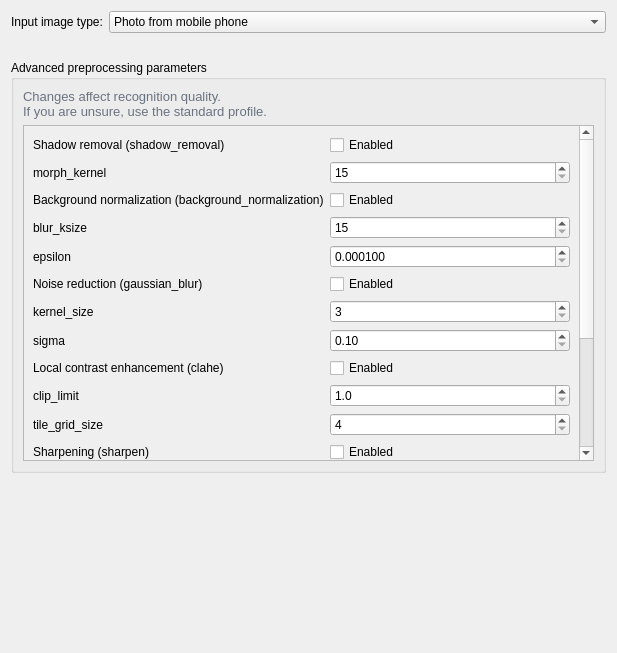
<?xml version="1.0" encoding="UTF-8"?>
<ui version="4.0">
 <class>PreprocessSettingsPane</class>
 <widget class="QWidget" name="PreprocessSettingsPane">
  <property name="geometry">
   <rect>
    <x>0</x>
    <y>0</y>
    <width>617</width>
    <height>653</height>
   </rect>
  </property>
  <layout class="QVBoxLayout" name="verticalLayoutRoot">
   <item>
    <layout class="QFormLayout" name="formLayoutPreproc">
     <item row="0" column="0">
      <widget class="QLabel" name="lblPreprocessProfile">
       <property name="text">
        <string>Input image type:</string>
       </property>
      </widget>
     </item>
     <item row="0" column="1">
      <widget class="QComboBox" name="comboPreprocessProfile">
       <item>
        <property name="text">
         <string>Photo from mobile phone</string>
        </property>
       </item>
       <item>
        <property name="text">
         <string>Scanner image</string>
        </property>
       </item>
       <item>
        <property name="text">
         <string>Low quality</string>
        </property>
       </item>
       <item>
        <property name="text">
         <string>Automatic analyzer</string>
        </property>
       </item>
      </widget>
     </item>
     <item row="1" column="0" colspan="2">
      <widget class="QLabel" name="lblPreprocessDescription">
       <property name="styleSheet">
        <string notr="true">color: #6b7280; font-size: 10pt;</string>
       </property>
       <property name="text">
        <string/>
       </property>
       <property name="wordWrap">
        <bool>true</bool>
       </property>
      </widget>
     </item>
    </layout>
   </item>
   <item>
    <widget class="QGroupBox" name="groupAdvanced">
     <property name="title">
      <string>Advanced preprocessing parameters</string>
     </property>
     <layout class="QVBoxLayout" name="layoutAdvancedOuter">
      <item>
       <widget class="QLabel" name="lblAdvancedHint">
        <property name="styleSheet">
         <string notr="true">color: #6b7280; font-size: 10pt;</string>
        </property>
        <property name="text">
         <string>Changes affect recognition quality.
If you are unsure, use the standard profile.</string>
        </property>
        <property name="wordWrap">
         <bool>true</bool>
        </property>
       </widget>
      </item>
      <item>
       <widget class="QScrollArea" name="scrollAdvanced">
        <property name="widgetResizable">
         <bool>true</bool>
        </property>
        <widget class="QWidget" name="scrollAdvancedContents">
         <property name="geometry">
          <rect>
           <x>0</x>
           <y>0</y>
           <width>559</width>
           <height>624</height>
          </rect>
         </property>
         <layout class="QFormLayout" name="formLayoutAdvanced">
          <item row="0" column="0">
           <widget class="QLabel" name="lblShadow">
            <property name="text">
             <string>Shadow removal (shadow_removal)</string>
            </property>
           </widget>
          </item>
          <item row="0" column="1">
           <widget class="QCheckBox" name="chkShadowEnabled">
            <property name="text">
             <string>Enabled</string>
            </property>
           </widget>
          </item>
          <item row="1" column="0">
           <widget class="QLabel" name="lblShadowKernel">
            <property name="text">
             <string>morph_kernel</string>
            </property>
           </widget>
          </item>
          <item row="1" column="1">
           <widget class="QSpinBox" name="spinShadowMorphKernel">
            <property name="minimum">
             <number>15</number>
            </property>
            <property name="maximum">
             <number>101</number>
            </property>
            <property name="singleStep">
             <number>2</number>
            </property>
           </widget>
          </item>
          <item row="2" column="0">
           <widget class="QLabel" name="lblBg">
            <property name="text">
             <string>Background normalization (background_normalization)</string>
            </property>
           </widget>
          </item>
          <item row="2" column="1">
           <widget class="QCheckBox" name="chkBgEnabled">
            <property name="text">
             <string>Enabled</string>
            </property>
           </widget>
          </item>
          <item row="3" column="0">
           <widget class="QLabel" name="lblBgBlur">
            <property name="text">
             <string>blur_ksize</string>
            </property>
           </widget>
          </item>
          <item row="3" column="1">
           <widget class="QSpinBox" name="spinBgBlurKsize">
            <property name="minimum">
             <number>15</number>
            </property>
            <property name="maximum">
             <number>201</number>
            </property>
            <property name="singleStep">
             <number>2</number>
            </property>
           </widget>
          </item>
          <item row="4" column="0">
           <widget class="QLabel" name="lblBgEps">
            <property name="text">
             <string>epsilon</string>
            </property>
           </widget>
          </item>
          <item row="4" column="1">
           <widget class="QDoubleSpinBox" name="dblBgEpsilon">
            <property name="decimals">
             <number>6</number>
            </property>
            <property name="minimum">
             <double>0.000100000000000</double>
            </property>
            <property name="maximum">
             <double>1.000000000000000</double>
            </property>
            <property name="singleStep">
             <double>0.001000000000000</double>
            </property>
           </widget>
          </item>
          <item row="5" column="0">
           <widget class="QLabel" name="lblGauss">
            <property name="text">
             <string>Noise reduction (gaussian_blur)</string>
            </property>
           </widget>
          </item>
          <item row="5" column="1">
           <widget class="QCheckBox" name="chkGaussEnabled">
            <property name="text">
             <string>Enabled</string>
            </property>
           </widget>
          </item>
          <item row="6" column="0">
           <widget class="QLabel" name="lblGaussKernel">
            <property name="text">
             <string>kernel_size</string>
            </property>
           </widget>
          </item>
          <item row="6" column="1">
           <widget class="QSpinBox" name="spinGaussKernel">
            <property name="minimum">
             <number>3</number>
            </property>
            <property name="maximum">
             <number>21</number>
            </property>
            <property name="singleStep">
             <number>2</number>
            </property>
           </widget>
          </item>
          <item row="7" column="0">
           <widget class="QLabel" name="lblGaussSigma">
            <property name="text">
             <string>sigma</string>
            </property>
           </widget>
          </item>
          <item row="7" column="1">
           <widget class="QDoubleSpinBox" name="dblGaussSigma">
            <property name="decimals">
             <number>2</number>
            </property>
            <property name="minimum">
             <double>0.100000000000000</double>
            </property>
            <property name="maximum">
             <double>5.000000000000000</double>
            </property>
            <property name="singleStep">
             <double>0.100000000000000</double>
            </property>
           </widget>
          </item>
          <item row="8" column="0">
           <widget class="QLabel" name="lblClahe">
            <property name="text">
             <string>Local contrast enhancement (clahe)</string>
            </property>
           </widget>
          </item>
          <item row="8" column="1">
           <widget class="QCheckBox" name="chkClaheEnabled">
            <property name="text">
             <string>Enabled</string>
            </property>
           </widget>
          </item>
          <item row="9" column="0">
           <widget class="QLabel" name="lblClaheClip">
            <property name="text">
             <string>clip_limit</string>
            </property>
           </widget>
          </item>
          <item row="9" column="1">
           <widget class="QDoubleSpinBox" name="dblClaheClipLimit">
            <property name="decimals">
             <number>1</number>
            </property>
            <property name="minimum">
             <double>1.000000000000000</double>
            </property>
            <property name="maximum">
             <double>10.000000000000000</double>
            </property>
            <property name="singleStep">
             <double>0.500000000000000</double>
            </property>
           </widget>
          </item>
          <item row="10" column="0">
           <widget class="QLabel" name="lblClaheTile">
            <property name="text">
             <string>tile_grid_size</string>
            </property>
           </widget>
          </item>
          <item row="10" column="1">
           <widget class="QSpinBox" name="spinClaheTileGrid">
            <property name="minimum">
             <number>4</number>
            </property>
            <property name="maximum">
             <number>16</number>
            </property>
            <property name="singleStep">
             <number>1</number>
            </property>
           </widget>
          </item>
          <item row="11" column="0">
           <widget class="QLabel" name="lblSharpen">
            <property name="text">
             <string>Sharpening (sharpen)</string>
            </property>
           </widget>
          </item>
          <item row="11" column="1">
           <widget class="QCheckBox" name="chkSharpenEnabled">
            <property name="text">
             <string>Enabled</string>
            </property>
           </widget>
          </item>
          <item row="12" column="0">
           <widget class="QLabel" name="lblSharpenStrength">
            <property name="text">
             <string>strength</string>
            </property>
           </widget>
          </item>
          <item row="12" column="1">
           <widget class="QDoubleSpinBox" name="dblSharpenStrength">
            <property name="decimals">
             <number>2</number>
            </property>
            <property name="minimum">
             <double>0.000000000000000</double>
            </property>
            <property name="maximum">
             <double>2.000000000000000</double>
            </property>
            <property name="singleStep">
             <double>0.100000000000000</double>
            </property>
           </widget>
          </item>
          <item row="13" column="0">
           <widget class="QLabel" name="lblSharpenGK">
            <property name="text">
             <string>gaussian_ksize</string>
            </property>
           </widget>
          </item>
          <item row="13" column="1">
           <widget class="QSpinBox" name="spinSharpenGaussianK">
            <property name="minimum">
             <number>3</number>
            </property>
            <property name="maximum">
             <number>21</number>
            </property>
            <property name="singleStep">
             <number>2</number>
            </property>
           </widget>
          </item>
          <item row="14" column="0">
           <widget class="QLabel" name="lblSharpenGS">
            <property name="text">
             <string>gaussian_sigma</string>
            </property>
           </widget>
          </item>
          <item row="14" column="1">
           <widget class="QDoubleSpinBox" name="dblSharpenGaussianSigma">
            <property name="decimals">
             <number>2</number>
            </property>
            <property name="minimum">
             <double>0.100000000000000</double>
            </property>
            <property name="maximum">
             <double>5.000000000000000</double>
            </property>
            <property name="singleStep">
             <double>0.100000000000000</double>
            </property>
           </widget>
          </item>
          <item row="15" column="0">
           <widget class="QLabel" name="lblAdaptive">
            <property name="text">
             <string>Adaptive thresholding (adaptive_threshold)</string>
            </property>
           </widget>
          </item>
          <item row="15" column="1">
           <widget class="QCheckBox" name="chkAdaptiveEnabled">
            <property name="text">
             <string>Enabled</string>
            </property>
           </widget>
          </item>
          <item row="16" column="0">
           <widget class="QLabel" name="lblAdaptiveBlock">
            <property name="text">
             <string>block_size</string>
            </property>
           </widget>
          </item>
          <item row="16" column="1">
           <widget class="QSpinBox" name="spinAdaptiveBlockSize">
            <property name="minimum">
             <number>11</number>
            </property>
            <property name="maximum">
             <number>101</number>
            </property>
            <property name="singleStep">
             <number>2</number>
            </property>
           </widget>
          </item>
          <item row="17" column="0">
           <widget class="QLabel" name="lblAdaptiveC">
            <property name="text">
             <string>C</string>
            </property>
           </widget>
          </item>
          <item row="17" column="1">
           <widget class="QSpinBox" name="spinAdaptiveC">
            <property name="minimum">
             <number>-20</number>
            </property>
            <property name="maximum">
             <number>20</number>
            </property>
            <property name="singleStep">
             <number>1</number>
            </property>
           </widget>
          </item>
         </layout>
        </widget>
       </widget>
      </item>
     </layout>
    </widget>
   </item>
   <item>
    <spacer name="verticalSpacerBottom">
     <property name="orientation">
      <enum>Qt::Orientation::Vertical</enum>
     </property>
     <property name="sizeHint" stdset="0">
      <size>
       <width>20</width>
       <height>20</height>
      </size>
     </property>
    </spacer>
   </item>
  </layout>
 </widget>
 <resources/>
 <connections/>
</ui>
